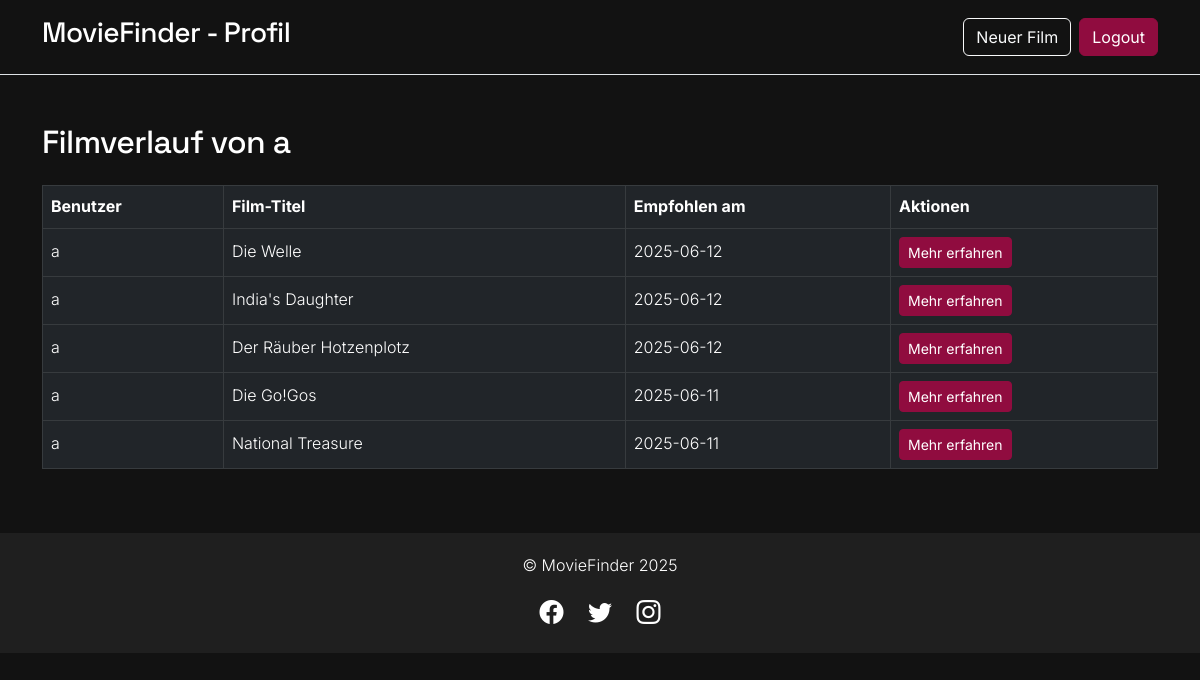
Screenshot of /profile.php?user=a with the database file from the repository.
### tables this page shows
CREATE TABLE `filmverlauf` (
  `Benutzer` varchar(64) NOT NULL,
  `Film_Titel` varchar(64) NOT NULL,
  `Empfohlen_am` date NOT NULL
);

### profile.php (the view, shortened to what this page needs)
<?php
$error = '';
$records = [];
$conn = new mysqli("localhost", "root", "", "testdatabase");
if ($conn->connect_error) {
    $error = "Verbindung fehlgeschlagen: " . $conn->connect_error;
} else {
    $username = $_GET['user'] ?? '';
    if (!empty($username)) {
        $stmt = $conn->prepare("SELECT Benutzer, Film_Titel, Empfohlen_am FROM filmverlauf WHERE Benutzer = ? ORDER BY Empfohlen_am DESC");
        $stmt->bind_param("s", $username);
        $stmt->execute();
        $result = $stmt->get_result();
        if ($result && $result->num_rows > 0) {
            while ($row = $result->fetch_assoc()) {
                $records[] = $row;
            }
        } elseif (!$result) {
            $error = "Fehler beim Laden der Daten: " . $conn->error;
        }
    } else {
        $error = "Kein Benutzername übergeben. Wenn dies dein erstes Mal ist, versuche dich neu anzumelden.";
    }
}
?>
<!DOCTYPE html>
<html lang="de">
<head>
    <link href="https://cdn.jsdelivr.net/npm/bootstrap@5.3.0-alpha3/dist/css/bootstrap.min.css" rel="stylesheet">
    <link href="https://cdn.jsdelivr.net/npm/bootstrap-icons/font/bootstrap-icons.css" rel="stylesheet">
</head>
<body>
    <header class="py-3 mb-4 border-bottom">
        <div class="container d-flex justify-content-between align-items-center">
            <h1 class="h3">MovieFinder - Profil</h1>
            <div class="d-flex gap-2"> <a href="main_categories.php" class="btn btn-outline-light">Neuer Film</a>
                <a href="logout.php" class="btn btn-primary">Logout</a>
            </div>
        </div>
    </header>
    <main class="container mt-5">
        <h2 class="mb-4">Filmverlauf von <?= htmlspecialchars($username) ?></h2>
        <?php if (!empty($error)): ?>
            <div class="alert alert-danger"><?= htmlspecialchars($error) ?></div>
        <?php elseif (count($records) === 0): ?>
            <div class="alert alert-warning">Keine Daten für diesen Benutzer gefunden.</div>
        <?php else: ?>
            <div class="table-responsive">
                <table class="table table-dark table-hover table-bordered">
                    <thead>
                        <tr>
                            <th>Benutzer</th>
                            <th>Film-Titel</th>
                            <th>Empfohlen am</th>
                            <th>Aktionen</th>
                        </tr>
                    </thead>
                    <tbody>
                        <?php foreach ($records as $row): ?>
                            <tr>
                                <td><?= htmlspecialchars($row['Benutzer'] ?? '') ?></td>
                                <td><?= htmlspecialchars($row['Film_Titel'] ?? '') ?></td>
                                <td><?= htmlspecialchars($row['Empfohlen_am'] ?? '') ?></td>
                                <td>
                                    <button class="btn btn-primary btn-sm" onclick="window.open('https://www.google.com/search?q=<?= urlencode(htmlspecialchars($row['Film_Titel'] ?? '')) ?> Film', '_blank')">
                                        Mehr erfahren
                                    </button>
                                </td>
                            </tr>
                        <?php endforeach; ?>
                    </tbody>
                </table>
            </div>
        <?php endif; ?>
    </main>
    <footer class="text-center mt-5">
        <p>© MovieFinder 2025</p>
        <div class="social-icons">
            <a href="https://www.youtube.com/watch?v=xvFZjo5PgG0" target="_blank"><i class="bi bi-facebook"></i></a>
            <a href="https://www.youtube.com/watch?v=xvFZjo5PgG0" target="_blank"><i class="bi bi-twitter"></i></a>
            <a href="https://www.youtube.com/watch?v=xvFZjo5PgG0" target="_blank"><i class="bi bi-instagram"></i></a>
        </div>
    </footer>
</body>
</html>

### profile.php (style rules this page uses)
body { background-color: #121212; color: #fff; font-family: 'Inter', sans-serif; font-weight: 300; line-height: 1.6; }
h1, h2, h3, h4, h5, h6 { font-family: 'Space Grotesk', sans-serif; font-weight: 500; letter-spacing: -0.02em; }
.table { background-color: #1f1f1f; color: #fff; }
.table th, .table td { vertical-align: middle; }
.btn-primary { background-color: #900C3F; border-color: #900C3F; }
footer { background-color: #1f1f1f; padding: 20px 0; font-weight: 300; }
.social-icons a { margin: 0 10px; color: #fff; font-size: 1.5rem; }

### rows the page displays
filmverlauf: Benutzer "a", Film_Titel "Die Welle", Empfohlen_am "2025-06-12"
filmverlauf: Benutzer "a", Film_Titel "India's Daughter", Empfohlen_am "2025-06-12"
filmverlauf: Benutzer "a", Film_Titel "Der Räuber Hotzenplotz", Empfohlen_am "2025-06-12"
filmverlauf: Benutzer "a", Film_Titel "Die Go!Gos", Empfohlen_am "2025-06-11"
filmverlauf: Benutzer "a", Film_Titel "National Treasure", Empfohlen_am "2025-06-11"

### other values shown
$username "a"
